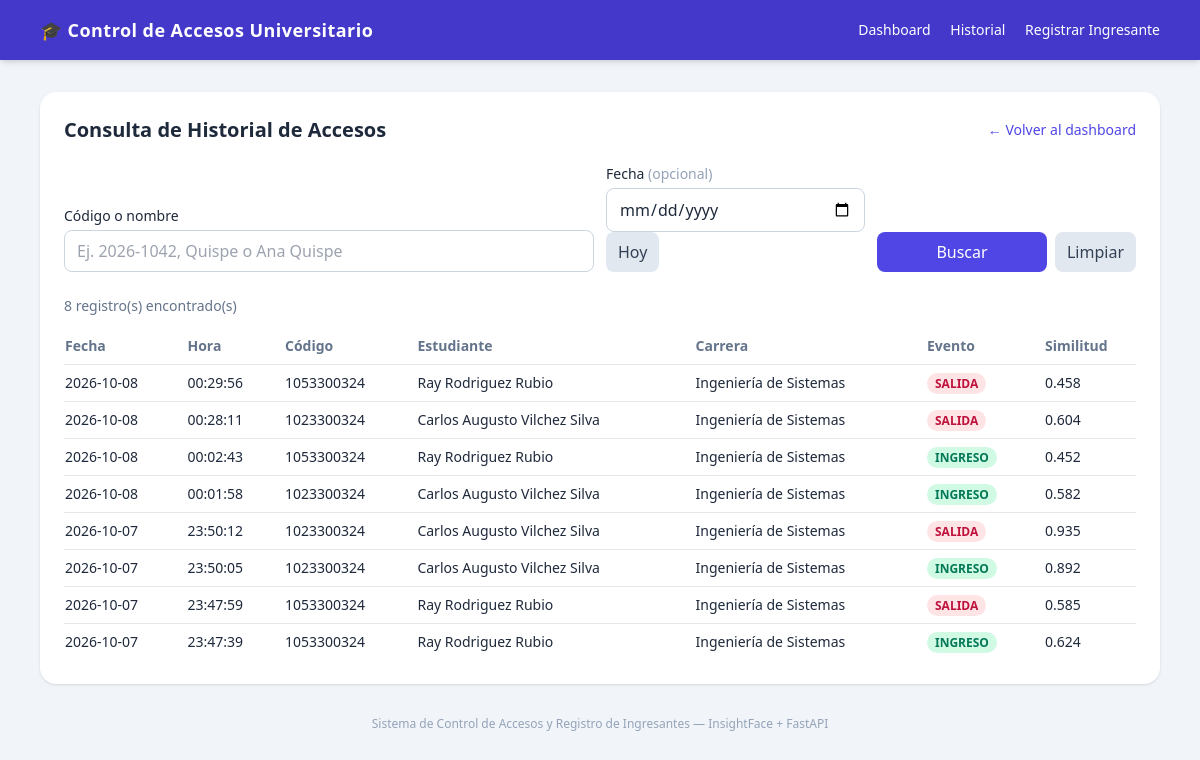
The page /historial on the database its author committed.
### tables this page shows
CREATE TABLE registros_acceso (
                id                INTEGER PRIMARY KEY AUTOINCREMENT,
                estudiante_id     INTEGER NOT NULL,
                tipo_evento       TEXT    NOT NULL
                                  CHECK (tipo_evento IN ('INGRESO', 'SALIDA')),
                timestamp         TEXT    NOT NULL,
                umbral_similitud  REAL    NOT NULL,
                FOREIGN KEY (estudiante_id)
                    REFERENCES estudiantes (id)
                    ON DELETE CASCADE
            );

CREATE TABLE estudiantes (
                id                INTEGER PRIMARY KEY AUTOINCREMENT,
                codigo_estudiante TEXT    NOT NULL UNIQUE,
                nombres           TEXT    NOT NULL,
                apellidos         TEXT    NOT NULL,
                carrera           TEXT    NOT NULL,
                embedding_blob    BLOB    NOT NULL,
                foto_path         TEXT    NOT NULL,
                fecha_registro    TEXT    NOT NULL
            );

### app.py (the view)
@app.get("/historial", response_class=HTMLResponse, tags=["Vistas"])
async def historial(
    request: Request,
    q: str | None = None,
    fecha: str | None = None,
):
    fecha_valida: str | None = None
    fecha_malformada = False
    if fecha and fecha.strip():
        try:
            datetime.strptime(fecha.strip(), "%Y-%m-%d")
            fecha_valida = fecha.strip()
        except ValueError:
            fecha_malformada = True
    registros = database.buscar_registros(texto=q, fecha=fecha_valida)
    return templates.TemplateResponse(
        "historial.html",
        {
            "request": request,
            "registros": registros,
            "q": (q or "").strip(),
            "fecha": (fecha or "").strip(),
            "total": len(registros),
            "fecha_malformada": fecha_malformada,
        },
    )

### templates/historial.html (shortened to what this page needs)
{% extends "base.html" %}
{% block content %}
<section class="bg-white rounded-2xl shadow p-6">
    <div class="flex items-center justify-between mb-5">
        <h2 class="text-xl font-semibold">Consulta de Historial de Accesos</h2>
        <a href="/" class="text-sm text-indigo-600 hover:text-indigo-800 transition">
            &larr; Volver al dashboard
        </a>
    </div>
    <form method="get" action="/historial"
          class="grid grid-cols-1 sm:grid-cols-12 gap-3 items-end mb-6">
        <div class="sm:col-span-6">
            <label for="q" class="block text-sm font-medium mb-1">
                Código o nombre
            </label>
            <input type="text" id="q" name="q" value="{{ q }}"
                   placeholder="Ej. 2026-1042, Quispe o Ana Quispe"
                   class="w-full rounded-lg border border-slate-300 px-3 py-2
                          focus:outline-none focus:ring-2 focus:ring-indigo-400">
        </div>
        <div class="sm:col-span-3">
            <label for="fecha" class="block text-sm font-medium mb-1">
                Fecha <span class="text-slate-400 font-normal">(opcional)</span>
            </label>
            <input type="date" id="fecha" name="fecha" value="{{ fecha }}"
                   class="w-full rounded-lg border border-slate-300 px-3 py-2
                          focus:outline-none focus:ring-2 focus:ring-indigo-400">
        </div>
        <div class="sm:col-span-3 flex gap-2">
            <button type="submit"
                    class="flex-1 py-2 rounded-lg bg-indigo-600 hover:bg-indigo-700
                           text-white font-medium transition">
                Buscar
            </button>
            <a href="/historial"
               class="px-3 py-2 rounded-lg bg-slate-200 hover:bg-slate-300
                      text-slate-700 font-medium transition">
                Limpiar
            </a>
        </div>
    </form>
    <div class="flex items-center justify-between mb-3">
        <span class="text-sm text-slate-500">
            {{ total }} registro(s) encontrado(s)
        </span>
    </div>
    <div class="overflow-x-auto">
        <table class="w-full text-sm">
            <thead>
                <tr class="text-left text-slate-500 border-b">
                    <th class="py-2 pr-3">Fecha</th>
                    <th class="py-2 pr-3">Hora</th>
                    <th class="py-2 pr-3">Código</th>
                    <th class="py-2 pr-3">Estudiante</th>
                    <th class="py-2 pr-3">Carrera</th>
                    <th class="py-2 pr-3">Evento</th>
                    <th class="py-2">Similitud</th>
                </tr>
            </thead>
            <tbody>
                {% for r in registros %}
                <tr class="border-b last:border-0 hover:bg-slate-50">
                    <td class="py-2 pr-3 whitespace-nowrap">{{ r["fecha"] }}</td>
                    <td class="py-2 pr-3 whitespace-nowrap">{{ r["hora"] }}</td>
                    <td class="py-2 pr-3">{{ r["codigo_estudiante"] }}</td>
                    <td class="py-2 pr-3">{{ r["nombres"] }} {{ r["apellidos"] }}</td>
                    <td class="py-2 pr-3">{{ r["carrera"] }}</td>
                    <td class="py-2 pr-3">
                        {% if r["tipo_evento"] == "INGRESO" %}
                        <span class="px-2 py-0.5 rounded-full bg-emerald-100 text-emerald-700 text-xs font-semibold">INGRESO</span>
                        {% else %}
                        <span class="px-2 py-0.5 rounded-full bg-rose-100 text-rose-700 text-xs font-semibold">SALIDA</span>
                        {% endif %}
                    </td>
                    <td class="py-2">{{ "%.3f"|format(r["umbral_similitud"]) }}</td>
                </tr>
                {% else %}
                <tr>
                    <td colspan="7" class="py-8 text-center text-slate-400">
                        No se encontraron registros con los criterios indicados.
                    </td>
                </tr>
                {% endfor %}
            </tbody>
        </table>
    </div>
</section>
{% endblock %}

### static/css/style.css (style rules this page uses)
html { scroll-behavior: smooth; }

### rows shown on the page
registros_acceso: fecha "2026-10-08", hora "00:29:56", codigo_estudiante "1053300324", nombres "Ray", apellidos "Rodriguez Rubio", carrera "Ingeniería de Sistemas", tipo_evento "SALIDA", umbral_similitud "0.458"
registros_acceso: fecha "2026-10-08", hora "00:28:11", codigo_estudiante "1023300324", nombres "Carlos Augusto", apellidos "Vilchez Silva", carrera "Ingeniería de Sistemas", tipo_evento "SALIDA", umbral_similitud "0.604"
registros_acceso: fecha "2026-10-08", hora "00:02:43", codigo_estudiante "1053300324", nombres "Ray", apellidos "Rodriguez Rubio", carrera "Ingeniería de Sistemas", tipo_evento "INGRESO", umbral_similitud "0.452"
registros_acceso: fecha "2026-10-08", hora "00:01:58", codigo_estudiante "1023300324", nombres "Carlos Augusto", apellidos "Vilchez Silva", carrera "Ingeniería de Sistemas", tipo_evento "INGRESO", umbral_similitud "0.582"
registros_acceso: fecha "2026-10-07", hora "23:50:12", codigo_estudiante "1023300324", nombres "Carlos Augusto", apellidos "Vilchez Silva", carrera "Ingeniería de Sistemas", tipo_evento "SALIDA", umbral_similitud "0.935"
registros_acceso: fecha "2026-10-07", hora "23:50:05", codigo_estudiante "1023300324", nombres "Carlos Augusto", apellidos "Vilchez Silva", carrera "Ingeniería de Sistemas", tipo_evento "INGRESO", umbral_similitud "0.892"
registros_acceso: fecha "2026-10-07", hora "23:47:59", codigo_estudiante "1053300324", nombres "Ray", apellidos "Rodriguez Rubio", carrera "Ingeniería de Sistemas", tipo_evento "SALIDA", umbral_similitud "0.585"
registros_acceso: fecha "2026-10-07", hora "23:47:39", codigo_estudiante "1053300324", nombres "Ray", apellidos "Rodriguez Rubio", carrera "Ingeniería de Sistemas", tipo_evento "INGRESO", umbral_similitud "0.624"

### other values the page prints
{{ total }} "8"
